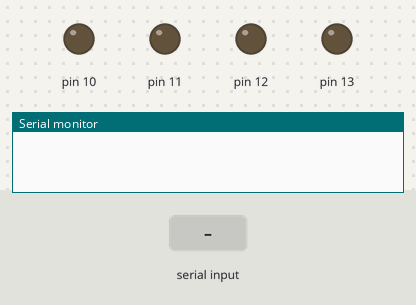
A sketch run on a simulated Arduino Uno, built with avr-gcc and run on an emulated ATmega328P. On the bench: output pins drawn as LEDs (lit = HIGH), the last lines printed to the serial monitor. The inputs (shaded band) are chosen by the test bench.

Above: at 1.2 s.
1.3 s: "11\n" received over Serial
At 1.8 s:
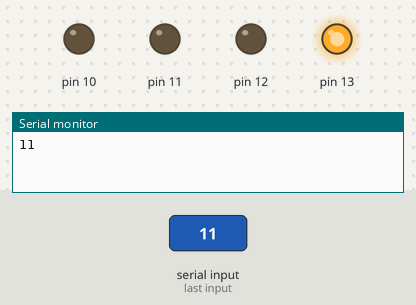
2.8 s: "21\n" received over Serial
At 4.0 s:
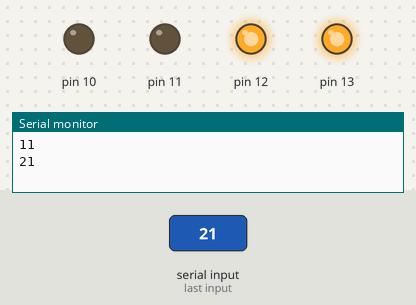
4.3 s: "10\n" received over Serial
At 5.2 s:
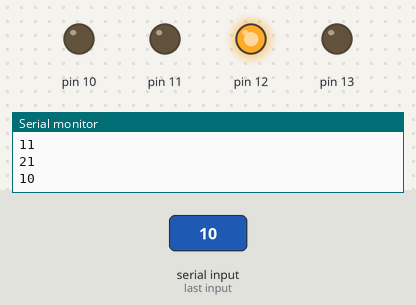
5.8 s: "31\n" received over Serial
At 6.4 s:
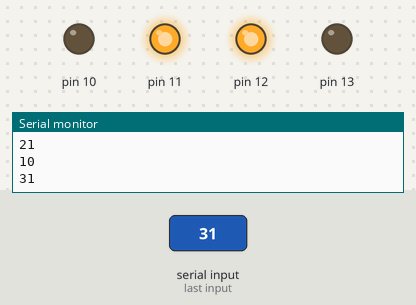
7.3 s: "20\n" received over Serial
At 8.5 s:
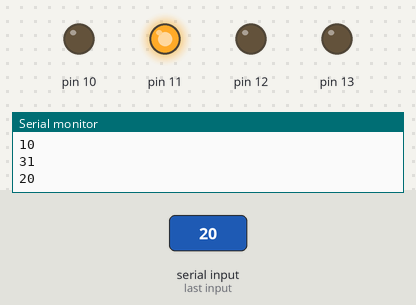
8.8 s: "41\n" received over Serial
At 9.9 s:
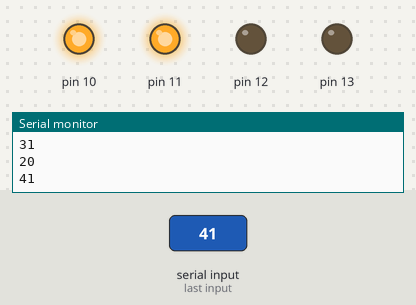
Timing chart, 0 to 11.3 s (numbered marks = the images above; inputs shaded):
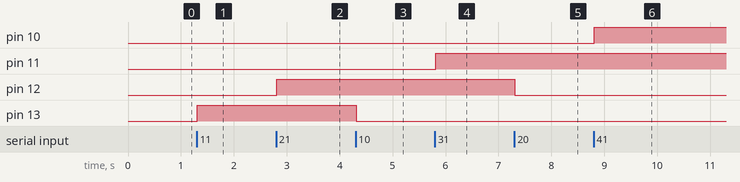

Measured:
- after the input at 1.3 s, pin 13: LOW → HIGH at once
- after the input at 2.8 s, pin 12: LOW → HIGH at once
- after the input at 4.3 s, pin 13: HIGH → LOW at once
- after the input at 5.8 s, pin 11: LOW → HIGH at once
- after the input at 7.3 s, pin 12: HIGH → LOW at once
- after the input at 8.8 s, pin 10: LOW → HIGH at once

The sketch:

led13.ino
```cpp
void setup() {
  // put your setup code here, to run once:
  pinMode (13, OUTPUT);
  pinMode (12, OUTPUT);
  pinMode (11, OUTPUT);
  pinMode (10, OUTPUT);
  Serial.begin(9600);
  Serial.setTimeout(10);
}

void loop()
{
  // put your main code here, to run repeatedly:
  if (Serial.available() > 0)
  {
    String myData = Serial.readStringUntil("\n");
    if (myData != "")
    {
      // Si myData n'est pas vide
      if (myData != "")
      {
        if (myData.substring(0, 2) == "10")
        {
          // commande de la LED13

          digitalWrite(13, LOW);
        }
        if (myData.substring(0, 2) == "11")
        {
          //Allumer la led

          digitalWrite(13, HIGH);
        }

        // Commande de la LED12


        if (myData.substring(0, 2) == "21")
        {
          //Allumer la led

          digitalWrite(12, HIGH);
        }
        if (myData.substring(0, 2) == "20")
        {

          digitalWrite(12, LOW);
        }

        // commande de la LED11
        if (myData.substring(0, 2) == "31")
        {
          //Allumer la led

          digitalWrite(11, HIGH);
        }

        if (myData.substring(0, 2) == "30")
        {

          digitalWrite(11, LOW);
        }

        if (myData.substring(0, 2) == "41")
        {
          //Allumer la led

          digitalWrite(10, HIGH);
        }

        if (myData.substring(0, 2) == "40")
        {

          digitalWrite(10, LOW);
        }

        Serial.print(myData);

        if (myData.substring(0, 1) == "s")
        {
          int led13 = digitalRead(13);
          Serial.print("1");
          Serial.print(led13);
          int led12 = digitalRead(12);
          Serial.print("2");
          Serial.print(led12);
          int led11 = digitalRead(11);
          Serial.print("3");
          Serial.print(led11);
          int led10 = digitalRead(10);
          Serial.print("4");
          Serial.println(led10);
        }

        myData = "";
        //Serial.print("\n");
      }
    }
  }


}
```
